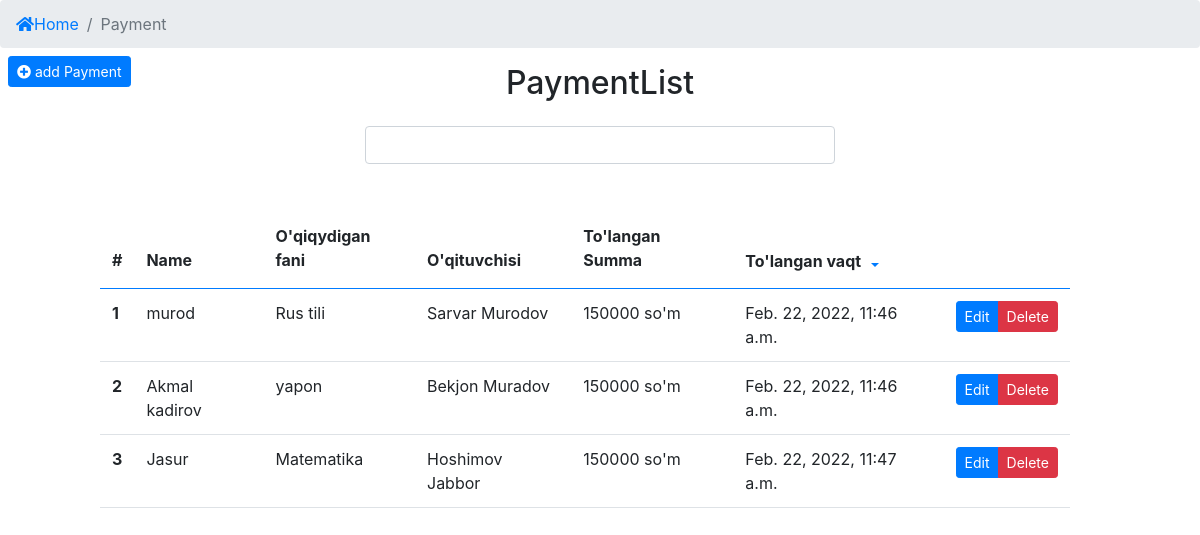
The app's page /profile/payment/this_month/ (signed in), older data.
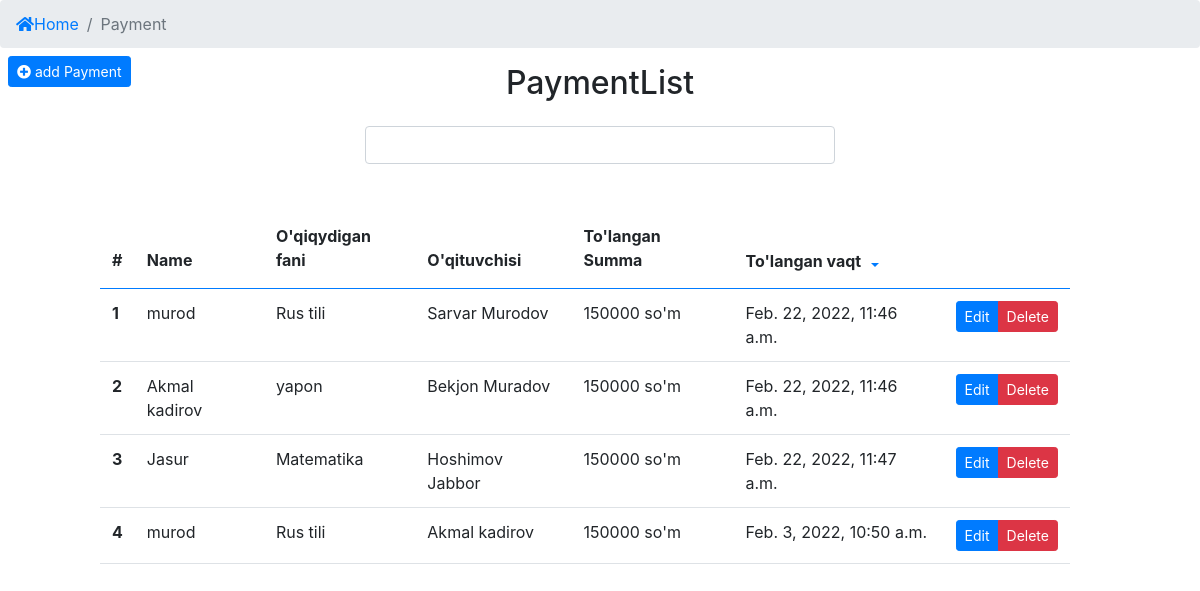
The same page, newer data.
### app/models.py (models this page shows, shortened)
class Payment(models.Model):
    student = models.ForeignKey(Student, verbose_name=_("Talaba"), on_delete=models.CASCADE)
    subject = models.ForeignKey(Subject, verbose_name=_("Qaysi fan uchun"), on_delete=models.CASCADE)
    teacher = models.ForeignKey(Teacher, verbose_name=_("O'qituvchisi"), on_delete=models.CASCADE)
    payment = models.IntegerField(_("Tolov summasi"), default=0)
    payed_date = models.DateTimeField(_("To'langan vaqt"), auto_now_add=True)
    def __str__(self):
        return f'{self.student.f_name} {self.payment} so\'m'
    """Shu oyda qilingan barcha tolov"""
    """To'langan umumiy summa olish"""
    """O'qituvchilarga To'lanadigan umumiy summa"""
    """Centerning umumiy harajatlari"""
    """Shu oyda qilingan harajarlar"""
    """Centerga qoladigan soft foyda"""

class Student(models.Model):
    f_name = models.CharField(_("To'liq ismi"), max_length=100)
    subject = models.ForeignKey(Subject, verbose_name=_("O'rganadigan fani"), on_delete=models.CASCADE)
    teacher = models.ForeignKey(Teacher, verbose_name=_("O'qituvchisi"), on_delete=models.CASCADE)
    phone_num = models.CharField(_("Telefon raqami"), max_length=9)
    study_days = models.CharField(_("O'qish Kunlari"), max_length=50, choices=study_days, default='option')
    study_type = models.CharField(_("O'qish turi"), max_length=50, choices=study_type, default='option')
    lesson_time = models.CharField(_("Dars boshlanish vaqti"), max_length=50)
    registered_date = models.DateTimeField(_("Ro'yhatga olingan vaqti"), auto_now_add=True)
    """Bitta student shu oyda necha pul tolov qilganligini ko'rsatadi"""

class Subject(models.Model):
    name =models.CharField(_("Fan nomi"), max_length=100, unique=True)
    added_date = models.DateTimeField(_("qoshilgan fani"), auto_now_add=True)
    """Bitta fan uchun shu oyda qancha tolanganligini ko'rsatadi"""
    """Bitta fanda nechta o'qituvchi borligini ko'rsatadi"""
    """Bitta fanda nechta o'quvchi borligini ko'rsatadi"""

class Teacher(models.Model):
    f_name = models.CharField(_("To'liq ismi"), max_length=100)
    subject = models.ForeignKey(Subject, verbose_name=_("O'qitadigan fani"), on_delete=models.CASCADE)
    address = models.CharField(_("Manzil"), max_length=100)
    phone_num = models.CharField(_("Telefon raqami"), max_length=9)
    level = models.CharField(_("Ilmiy darajasi"), max_length=100)
    sertificate = models.ImageField(_("Sertificate"), upload_to=f'sertificetes/teachers/', null=True, blank=True)
    experience = models.CharField(_("Tajribasi"), max_length=50)
    registred_time = models.DateTimeField(_("royhatga olingan vaqt"), auto_now_add=True)
    """Bitta fan uchun shu oyda qancha tolanganligini ko'rsatadi"""
    """Bitta o'qituvchi qancha oylik olishligini ko'rsatadi"""
    """Hamma o'qituvchi qancha olishligini ko'rsatadi"""
    """Bitta O'qituvchida nechta o'quvchi borligini ko'rsatadi"""

### app/views.py (the view)
# urls.py: path("payment/this_month/", This_month, name="ThisMonth"),
def This_month(request):
    this_month = int(datetime.now().month)
    pay = Payment.objects.all()
    this_month_list = []
    for i in pay:
        if i.payed_date.month == this_month:
            this_month_list.append(i)
    paginator = Paginator(this_month_list, 10) # Show 10 list per page.
    number = request.GET.get('page')
    page_obj = paginator.get_page(number)
    context = {
        'page_obj':page_obj,
        'object_list':this_month_list,
    }
    return render(request, 'payment/payment_history/this_month.html', context)

### app/templates/payment/payment_history/this_month.html (shortened to what this page needs)
{% extends "index.html" %}
{% block content %}
<nav aria-label="breadcrumb">
    <ol class="breadcrumb">
        <li class="breadcrumb-item"><a href="{% url 'app:Home'  %}"><i class="fas fa-home"></i>Home</a></li>
        <li class="breadcrumb-item active" aria-current="page">Payment</li>
    </ol>
</nav>
<div class="text-left fixed-top mt-5">
    <a href="{% url 'app:RegisterPayment' %}" class="btn btn-primary btn-sm mt-2 ml-2"><i class="fas fa-plus-circle"></i> add Payment</a>
</div>
<div class="container1">
    <div class="wrapper text-center">
        <h2 class="">PaymentList</h2>
    </div>
    <div class="col-md-5 m-auto">
        <form action="" class="my-4" method="get">
            <input class="form-control" type="search" name="W" aria-label="search" placeholder="">
        </form>
    </div>
    <div class="row mt-5" style="margin-right: 15px;">
        <div class="col-md-10 m-auto">
            <table class="table table-hover table-borderless">
                <thead class="border-bottom border-primary">
                    <tr>
                        <th scope="col" class="pb-3">#</th>
                        <th scope="col" class="pb-3">Name</th>
                        <th scope="col" class="pb-3">O'qiqydigan fani</th>
                        <th scope="col" class="pb-3">O'qituvchisi</th>
                        <th scope="col" class="pb-3">To'langan Summa</th>
                        <th scope="col">
                            <div class="btn-group">
                                To'langan vaqt
                                <button type="button" class="btn btn-sm btn-link pb-0 dropdown-toggle dropdown-toggle-split" data-toggle="dropdown" aria-expanded="false">
                                </button>
                              </div>
                        </th>
                    </tr>
                </thead>
                <tbody class="">
                    {% for i in object_list %}
                        <tr class="border-bottom">
                            <th scope="row"> {{ forloop.counter }} </th>
                            <td>{{ i.student.f_name }}</td>
                            <td>{{ i.subject.name }}</td>
                            <td>{{ i.teacher.f_name }}</td>
                            <td>{{ i.payment }} so'm</td>
                            <td>{{ i.payed_date }}</td>
                            <td class="btn-group btn-group-sm">
                                <a href="{% url 'app:UpdatePayment' pk=i.pk %}" class="btn btn-primary">Edit</a>
                                {% if user.admin == True %}
                                    <button type="button" class="btn btn-danger" data-toggle="modal" data-target="#exampleModal{{i.pk}}">
                                        Delete
                                    </button>
                                {% endif %}
                            </td>
                        </tr>
                          </div>
                    {% empty %}
                          <tr>
                              <td colspan="6" class="text-center">
                                  <span class="border-bottom border-dark"> <b> Afsus siz soragan malumotlar mavjud emas! </b></span>
                              </td>
                          </tr>
                    {% endfor %}
{% endblock content %}

Row changes from the older to the newer data that the page shows:
added Payment: student.f_name "murod", subject.name "Rus tili", teacher.f_name "Akmal kadirov", payment "150000", payed_date "Feb. 3, 2022, 10:50 a.m."
